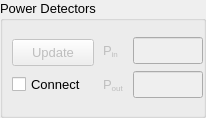
           <widget class="QGroupBox" name="groupBox_Power">
            <property name="sizePolicy">
             <sizepolicy hsizetype="Preferred" vsizetype="Preferred">
              <horstretch>0</horstretch>
              <verstretch>0</verstretch>
             </sizepolicy>
            </property>
            <property name="maximumSize">
             <size>
              <width>16777215</width>
              <height>16777215</height>
             </size>
            </property>
            <property name="font">
             <font>
              <pointsize>10</pointsize>
             </font>
            </property>
            <property name="title">
             <string>Power Detectors</string>
            </property>
            <layout class="QHBoxLayout" name="horizontalLayout">
             <property name="spacing">
              <number>0</number>
             </property>
             <property name="leftMargin">
              <number>0</number>
             </property>
             <property name="topMargin">
              <number>9</number>
             </property>
             <property name="rightMargin">
              <number>0</number>
             </property>
             <property name="bottomMargin">
              <number>9</number>
             </property>
             <item>
              <widget class="QWidget" name="widget" native="true">
               <property name="minimumSize">
                <size>
                 <width>100</width>
                 <height>0</height>
                </size>
               </property>
               <property name="maximumSize">
                <size>
                 <width>100</width>
                 <height>16777215</height>
                </size>
               </property>
               <layout class="QVBoxLayout" name="verticalLayout_8">
                <item>
                 <widget class="QPushButton" name="pushButton_4">
                  <property name="enabled">
                   <bool>false</bool>
                  </property>
                  <property name="minimumSize">
                   <size>
                    <width>0</width>
                    <height>27</height>
                   </size>
                  </property>
                  <property name="maximumSize">
                   <size>
                    <width>16777215</width>
                    <height>27</height>
                   </size>
                  </property>
                  <property name="text">
                   <string>Update</string>
                  </property>
                 </widget>
                </item>
                <item>
                 <widget class="QCheckBox" name="check_powermeter">
                  <property name="minimumSize">
                   <size>
                    <width>0</width>
                    <height>25</height>
                   </size>
                  </property>
                  <property name="maximumSize">
                   <size>
                    <width>100</width>
                    <height>25</height>
                   </size>
                  </property>
                  <property name="font">
                   <font>
                    <pointsize>10</pointsize>
                   </font>
                  </property>
                  <property name="text">
                   <string>Connect</string>
                  </property>
                 </widget>
                </item>
               </layout>
              </widget>
             </item>
             <item>
              <widget class="QWidget" name="widget_3" native="true">
               <property name="maximumSize">
                <size>
                 <width>100</width>
                 <height>16777215</height>
                </size>
               </property>
               <layout class="QGridLayout" name="gridLayout_6">
                <property name="leftMargin">
                 <number>0</number>
                </property>
                <property name="topMargin">
                 <number>0</number>
                </property>
                <property name="rightMargin">
                 <number>0</number>
                </property>
                <property name="bottomMargin">
                 <number>0</number>
                </property>
                <property name="horizontalSpacing">
                 <number>9</number>
                </property>
                <property name="verticalSpacing">
                 <number>0</number>
                </property>
                <item row="0" column="1">
                 <widget class="QLineEdit" name="lineEdit">
                  <property name="enabled">
                   <bool>false</bool>
                  </property>
                  <property name="minimumSize">
                   <size>
                    <width>0</width>
                    <height>27</height>
                   </size>
                  </property>
                  <property name="maximumSize">
                   <size>
                    <width>120</width>
                    <height>27</height>
                   </size>
                  </property>
                  <property name="font">
                   <font>
                    <pointsize>10</pointsize>
                   </font>
                  </property>
                 </widget>
                </item>
                <item row="1" column="1">
                 <widget class="QLineEdit" name="lineEdit_2">
                  <property name="enabled">
                   <bool>false</bool>
                  </property>
                  <property name="minimumSize">
                   <size>
                    <width>0</width>
                    <height>27</height>
                   </size>
                  </property>
                  <property name="maximumSize">
                   <size>
                    <width>120</width>
                    <height>27</height>
                   </size>
                  </property>
                  <property name="font">
                   <font>
                    <pointsize>10</pointsize>
                   </font>
                  </property>
                 </widget>
                </item>
                <item row="1" column="0">
                 <widget class="QLabel" name="label_15">
                  <property name="enabled">
                   <bool>false</bool>
                  </property>
                  <property name="maximumSize">
                   <size>
                    <width>30</width>
                    <height>16777215</height>
                   </size>
                  </property>
                  <property name="font">
                   <font>
                    <pointsize>10</pointsize>
                   </font>
                  </property>
                  <property name="text">
                   <string>P&lt;sub&gt;out&lt;/sub&gt;</string>
                  </property>
                 </widget>
                </item>
                <item row="0" column="0">
                 <widget class="QLabel" name="label_8">
                  <property name="enabled">
                   <bool>false</bool>
                  </property>
                  <property name="maximumSize">
                   <size>
                    <width>30</width>
                    <height>16777215</height>
                   </size>
                  </property>
                  <property name="font">
                   <font>
                    <pointsize>10</pointsize>
                   </font>
                  </property>
                  <property name="text">
                   <string>&lt;html&gt;&lt;head/&gt;&lt;body&gt;&lt;p&gt;P&lt;span style=&quot; vertical-align:sub;&quot;&gt;in&lt;/span&gt;&lt;/p&gt;&lt;/body&gt;&lt;/html&gt;</string>
                  </property>
                 </widget>
                </item>
               </layout>
              </widget>
             </item>
            </layout>
           </widget>
